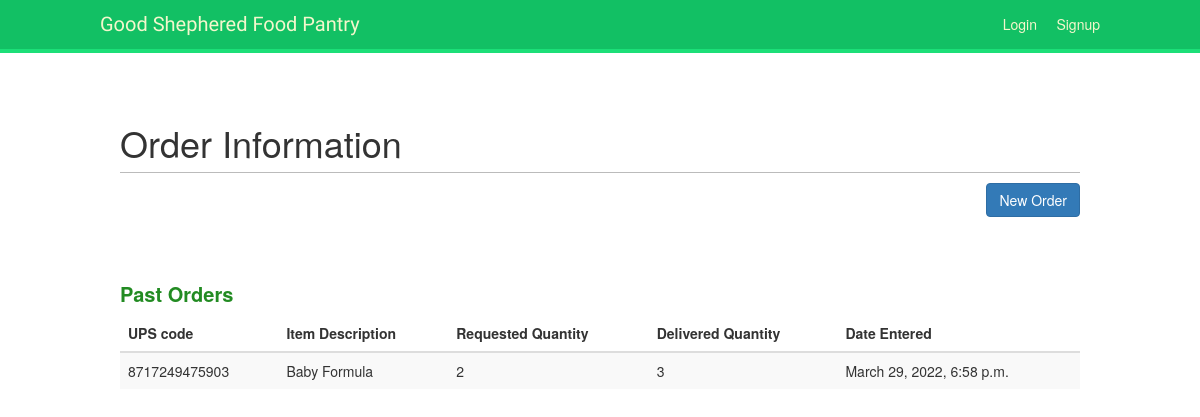
Screenshot of /client/2/orders/ with the database file from the repository.
### account/models.py (models this page shows, shortened)
class Order(models.Model):
    client = models.ForeignKey(Client, on_delete=models.CASCADE)
    UPScode = models.ForeignKey(Inventory, on_delete=models.CASCADE, related_name='inventory_UPScode')
    item_description = models.ForeignKey(Inventory, on_delete=models.CASCADE, related_name='inventory_item_description')
    request_quantity = models.IntegerField(blank=False, null=False)
    delivered_quantity = models.IntegerField(blank=False, null=False)
    date = models.ForeignKey(Visit, on_delete=models.CASCADE)
    created_date = models.DateTimeField(default=timezone.now)

class Inventory(models.Model):
    UPScode = models.CharField(max_length=15)
    item_description = models.CharField(max_length=100)
    total_quantity = models.IntegerField(blank=False, null=False)
    created_date = models.DateTimeField(default=timezone.now)

class Visit(models.Model):
    visit_note = models.CharField(max_length=2000)
    client = models.ForeignKey(Client, on_delete=models.CASCADE)
    created_date = models.DateTimeField(default=timezone.now)

### account/views.py (the view)
# urls.py: path('client/<int:pk>/orders/', views.client_orders, name='client_orders'),
def client_orders(request, pk):
    print("pk is", pk)
    orders = Order.objects.all()
    clientid = ""
    order = []
    for ordr in orders:
        if ordr.client_id == pk:
            order.append(ordr)
            clientid = ordr.client_id
    if clientid == "":
        clientid = pk
    print('ordr is', clientid)
    return render(request, 'crm/client_orders.html', {'order': order, 'clientId': clientid})

### account/templates/crm/client_orders.html (shortened to what this page needs)
{% extends "base.html" %}
{% block content %}
        <h1>Order Information</h1>
        <div><a href="{% url 'order_new' pk=clientId %}"><span
                class="btn btn-primary" style="float: right;">New Order</span></a>
        </div><br><br><br><br>
        <h3 style="color:forestgreen; font-weight: bold; font-size: 20px;">Past Orders</h3>
        <table class="table table-striped">
            <thead>
            <tr>
                <th>UPS code</th>
                <th>Item Description</th>
                <th>Requested Quantity</th>
                <th>Delivered Quantity</th>
                <th>Date Entered</th>
            </tr>
            </thead>
        {% for order in order %}
            <tbody>
            <tr>
                <td>{{ order.UPScode.UPScode }}</td>
                <td>{{ order.item_description.item_description }}</td>
                <td>{{ order.request_quantity }}</td>
                <td>{{ order.delivered_quantity }}</td>
                <td>{{ order.date.created_date }}</td>
            </tr>
            </tbody>
        {% endfor %}
        </table>
{% endblock %}

### account/static/css/base.css (style rules this page uses)
body { margin:0; padding:0; font-family:helvetica, sans-serif; }
a { color:#12c064; text-decoration:none; }
h1, h2, h3, h4, h5 , h6 { font-family: 'Muli', sans-serif; font-weight:normal; }
h1 { border-bottom:1px solid #bbb; padding:0 0 10px 0; margin:10px 0 20px 0; }

### rows the page displays
Order: UPScode.UPScode "8717249475903", item_description.item_description "Baby Formula", request_quantity "2", delivered_quantity "3", date.created_date "March 29, 2022, 6:58 p.m."
